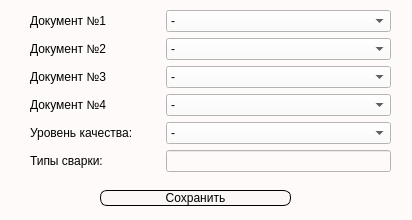
<?xml version="1.0" encoding="UTF-8"?>
<ui version="4.0">
 <class>new_docs</class>
 <widget class="QDialog" name="new_docs">
  <property name="geometry">
   <rect>
    <x>0</x>
    <y>0</y>
    <width>412</width>
    <height>220</height>
   </rect>
  </property>
  <property name="windowTitle">
   <string>Dialog</string>
  </property>
  <property name="styleSheet">
   <string notr="true">background-color:rgb(255, 250, 250);
font-family: Arial</string>
  </property>
  <widget class="QPushButton" name="add_docs">
   <property name="geometry">
    <rect>
     <x>100</x>
     <y>190</y>
     <width>191</width>
     <height>16</height>
    </rect>
   </property>
   <property name="styleSheet">
    <string notr="true">QPushButton {
color:black;
background-color:rgba(220, 220, 220, 30);
border: 1px solid rgb(0, 0, 0);
border-radius: 7px;
}</string>
   </property>
   <property name="text">
    <string>Сохранить</string>
   </property>
  </widget>
  <widget class="QWidget" name="layoutWidget">
   <property name="geometry">
    <rect>
     <x>30</x>
     <y>10</y>
     <width>361</width>
     <height>166</height>
    </rect>
   </property>
   <layout class="QFormLayout" name="formLayout">
    <item row="0" column="0">
     <layout class="QVBoxLayout" name="verticalLayout">
      <item>
       <widget class="QLabel" name="doc_1_lb">
        <property name="text">
         <string>Документ №1           </string>
        </property>
       </widget>
      </item>
      <item>
       <widget class="QLabel" name="doc_2_lb">
        <property name="text">
         <string>Документ №2                </string>
        </property>
       </widget>
      </item>
      <item>
       <widget class="QLabel" name="doc_3_lb">
        <property name="text">
         <string>Документ №3</string>
        </property>
       </widget>
      </item>
      <item>
       <widget class="QLabel" name="doc_4_lb">
        <property name="text">
         <string>Документ №4</string>
        </property>
       </widget>
      </item>
      <item>
       <widget class="QLabel" name="doc_5_lb">
        <property name="text">
         <string>Уровень качества:</string>
        </property>
       </widget>
      </item>
      <item>
       <widget class="QLabel" name="all_type_lb">
        <property name="text">
         <string>Типы сварки:</string>
        </property>
       </widget>
      </item>
     </layout>
    </item>
    <item row="0" column="1">
     <layout class="QVBoxLayout" name="verticalLayout_2">
      <item>
       <widget class="QComboBox" name="doc_1">
        <property name="focusPolicy">
         <enum>Qt::WheelFocus</enum>
        </property>
        <item>
         <property name="text">
          <string>-</string>
         </property>
        </item>
        <item>
         <property name="text">
          <string>СТО Газпром 2-2.4-083-2006</string>
         </property>
        </item>
        <item>
         <property name="text">
          <string>СТО Газпром 2-2.2-649-2012</string>
         </property>
        </item>
        <item>
         <property name="text">
          <string>СТО Газпром 2-2.2-136-2007</string>
         </property>
        </item>
        <item>
         <property name="text">
          <string>ГОСТ 34347-2017</string>
         </property>
        </item>
        <item>
         <property name="text">
          <string>СП 70.13330.2012</string>
         </property>
        </item>
       </widget>
      </item>
      <item>
       <widget class="QComboBox" name="doc_2">
        <property name="focusPolicy">
         <enum>Qt::WheelFocus</enum>
        </property>
        <item>
         <property name="text">
          <string>-</string>
         </property>
        </item>
        <item>
         <property name="text">
          <string>СТО Газпром 2-2.4-083-2006</string>
         </property>
        </item>
        <item>
         <property name="text">
          <string>СТО Газпром 2-2.2-649-2012</string>
         </property>
        </item>
        <item>
         <property name="text">
          <string>СТО Газпром 2-2.2-136-2007</string>
         </property>
        </item>
        <item>
         <property name="text">
          <string>ГОСТ 34347-2017</string>
         </property>
        </item>
        <item>
         <property name="text">
          <string>СП 70.13330.2012</string>
         </property>
        </item>
       </widget>
      </item>
      <item>
       <widget class="QComboBox" name="doc_3">
        <property name="focusPolicy">
         <enum>Qt::WheelFocus</enum>
        </property>
        <item>
         <property name="text">
          <string>-</string>
         </property>
        </item>
        <item>
         <property name="text">
          <string>СТО Газпром 2-2.4-083-2006</string>
         </property>
        </item>
        <item>
         <property name="text">
          <string>СТО Газпром 2-2.2-649-2012</string>
         </property>
        </item>
        <item>
         <property name="text">
          <string>СТО Газпром 2-2.2-136-2007</string>
         </property>
        </item>
        <item>
         <property name="text">
          <string>ГОСТ 34347-2017</string>
         </property>
        </item>
        <item>
         <property name="text">
          <string>СП 70.13330.2012</string>
         </property>
        </item>
       </widget>
      </item>
      <item>
       <widget class="QComboBox" name="doc_4">
        <property name="focusPolicy">
         <enum>Qt::WheelFocus</enum>
        </property>
        <item>
         <property name="text">
          <string>-</string>
         </property>
        </item>
        <item>
         <property name="text">
          <string>СТО Газпром 2-2.4-083-2006</string>
         </property>
        </item>
        <item>
         <property name="text">
          <string>СТО Газпром 2-2.2-649-2012</string>
         </property>
        </item>
        <item>
         <property name="text">
          <string>СТО Газпром 2-2.2-136-2007</string>
         </property>
        </item>
        <item>
         <property name="text">
          <string>ГОСТ 34347-2017</string>
         </property>
        </item>
        <item>
         <property name="text">
          <string>СП 70.13330.2012</string>
         </property>
        </item>
       </widget>
      </item>
      <item>
       <widget class="QComboBox" name="quality_level">
        <property name="focusPolicy">
         <enum>Qt::WheelFocus</enum>
        </property>
        <item>
         <property name="text">
          <string>-</string>
         </property>
        </item>
        <item>
         <property name="text">
          <string>A</string>
         </property>
        </item>
        <item>
         <property name="text">
          <string>B</string>
         </property>
        </item>
        <item>
         <property name="text">
          <string>C</string>
         </property>
        </item>
       </widget>
      </item>
      <item>
       <widget class="QLineEdit" name="all_welding_type">
        <property name="text">
         <string/>
        </property>
       </widget>
      </item>
     </layout>
    </item>
   </layout>
  </widget>
 </widget>
 <resources/>
 <connections/>
</ui>
